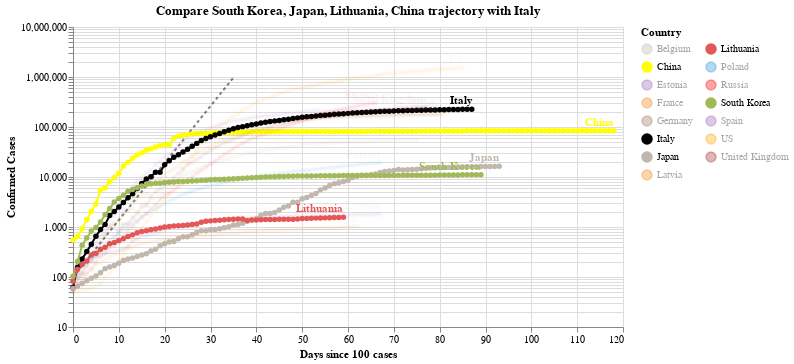

Notebook source saved alongside this figure:
### Code cell
#hide_input
chart3 = make_since_chart(dff2, ['South Korea', 'Japan', 'Lithuania', 'China'], baseline_countries)
chart3

### Figure 1 — Vega-Lite specification as saved in the notebook (floating-point values rounded to 4 significant figures; data arrays with more than 128 entries replaced by an {"elided": "..."} marker saying what was removed)
{"config": {"view": {"continuousWidth": 400, "continuousHeight": 300}}, "layer": [{"data": {"name": "data-628230001892d6798b50651be41d1b3e"}, "mark": {"type": "line", "color": "black", "opacity": 0.5, "strokeDash": [3, 3]}, "encoding": {"x": {"type": "quantitative", "field": "Days since 100 cases"}, "y": {"type": "quantitative", "field": "Confirmed Cases"}}}, {"data": {"name": "data-e6c1da461a67f12da46a9e4fb22e4666"}, "mark": {"type": "line", "point": true}, "encoding": {"color": {"type": "nominal", "field": "Country", "legend": {"columns": 2}, "scale": {"domain": ["Belgium", "China", "Estonia", "France", "Germany", "Italy", "Japan", "Latvia", "Lithuania", "Poland", "Russia", "South Korea", "Spain", "US", "United Kingdom"], "range": ["#C1B7AD", "yellow", "#9467bd", "#F58518", "#9D755D", "black", "#C1B7AD", "#F58518", "#E45756", "#2495D3", "red", "#A1BA59", "#9467bd", "orange", "brown"]}}, "opacity": {"condition": {"value": 1, "selection": "selector001"}, "value": 0.05}, "tooltip": [{"type": "nominal", "field": "Country"}, {"type": "temporal", "field": "Date"}, {"type": "quantitative", "field": "Confirmed Cases"}, {"type": "quantitative", "field": "Days since 100 cases"}], "x": {"type": "quantitative", "field": "Days since 100 cases"}, "y": {"type": "quantitative", "field": "Confirmed Cases", "scale": {"type": "log"}}}, "selection": {"selector001": {"type": "multi", "fields": ["Country"], "bind": "legend", "init": [{"Country": "South Korea"}, {"Country": "Japan"}, {"Country": "Lithuania"}, {"Country": "China"}, {"Country": "Italy"}]}}, "width": 550}, {"data": {"name": "data-e6c1da461a67f12da46a9e4fb22e4666"}, "mark": {"type": "text", "align": "right", "dy": -8, "fontWeight": "bold"}, "encoding": {"color": {"type": "nominal", "field": "Country", "legend": {"columns": 2}, "scale": {"domain": ["Belgium", "China", "Estonia", "France", "Germany", "Italy", "Japan", "Latvia", "Lithuania", "Poland", "Russia", "South Korea", "Spain", "US", "United Kingdom"], "range": ["#C1B7AD", "yellow", "#9467bd", "#F58518", "#9D755D", "black", "#C1B7AD", "#F58518", "#E45756", "#2495D3", "red", "#A1BA59", "#9467bd", "orange", "brown"]}}, "opacity": {"condition": {"value": 1, "selection": "selector001"}, "value": 0.05}, "text": {"type": "nominal", "field": "Country"}, "tooltip": [{"type": "nominal", "field": "Country"}, {"type": "temporal", "field": "Date"}, {"type": "quantitative", "field": "Confirmed Cases"}, {"type": "quantitative", "field": "Days since 100 cases"}], "x": {"type": "quantitative", "field": "Days since 100 cases"}, "y": {"type": "quantitative", "field": "Confirmed Cases", "scale": {"type": "log"}}}, "transform": [{"filter": "(datum['Date'] >= 1589846400000)"}], "width": 550}], "title": "Compare South Korea, Japan, Lithuania, China trajectory with Italy", "$schema": "https://vega.github.io/schema/vega-lite/v4.0.2.json", "datasets": {"data-628230001892d6798b50651be41d1b3e": [{"Days since 100 cases": 0, "Confirmed Cases": 100.0}, {"Days since 100 cases": 1, "Confirmed Cases": 130.0}, {"Days since 100 cases": 2, "Confirmed Cases": 169.0}, {"Days since 100 cases": 3, "Confirmed Cases": 219.7}, {"Days since 100 cases": 4, "Confirmed Cases": 285.6}, {"Days since 100 cases": 5, "Confirmed Cases": 371.3}, {"Days since 100 cases": 6, "Confirmed Cases": 482.7}, {"Days since 100 cases": 7, "Confirmed Cases": 627.5}, {"Days since 100 cases": 8, "Confirmed Cases": 815.7}, {"Days since 100 cases": 9, "Confirmed Cases": 1060.0}, {"Days since 100 cases": 10, "Confirmed Cases": 1379.0}, {"Days since 100 cases": 11, "Confirmed Cases": 1792.0}, {"Days since 100 cases": 12, "Confirmed Cases": 2330.0}, {"Days since 100 cases": 13, "Confirmed Cases": 3029.0}, {"Days since 100 cases": 14, "Confirmed Cases": 3937.0}, {"Days since 100 cases": 15, "Confirmed Cases": 5119.0}, {"Days since 100 cases": 16, "Confirmed Cases": 6654.0}, {"Days since 100 cases": 17, "Confirmed Cases": 8650.0}, {"Days since 100 cases": 18, "Confirmed Cases": 11250.0}, {"Days since 100 cases": 19, "Confirmed Cases": 14620.0}, {"Days since 100 cases": 20, "Confirmed Cases": 19000.0}, {"Days since 100 cases": 21, "Confirmed Cases": 24710.0}, {"Days since 100 cases": 22, "Confirmed Cases": 32120.0}, {"Days since 100 cases": 23, "Confirmed Cases": 41750.0}, {"Days since 100 cases": 24, "Confirmed Cases": 54280.0}, {"Days since 100 cases": 25, "Confirmed Cases": 70560.0}, {"Days since 100 cases": 26, "Confirmed Cases": 91730.0}, {"Days since 100 cases": 27, "Confirmed Cases": 119300.0}, {"Days since 100 cases": 28, "Confirmed Cases": 155000.0}, {"Days since 100 cases": 29, "Confirmed Cases": 201500.0}, {"Days since 100 cases": 30, "Confirmed Cases": 262000.0}, {"Days since 100 cases": 31, "Confirmed Cases": 340600.0}, {"Days since 100 cases": 32, "Confirmed Cases": 442800.0}, {"Days since 100 cases": 33, "Confirmed Cases": 575600.0}, {"Days since 100 cases": 34, "Confirmed Cases": 748300.0}, {"Days since 100 cases": 35, "Confirmed Cases": 972800.0}], "data-e6c1da461a67f12da46a9e4fb22e4666": {"elided": "1200 records"}}}
